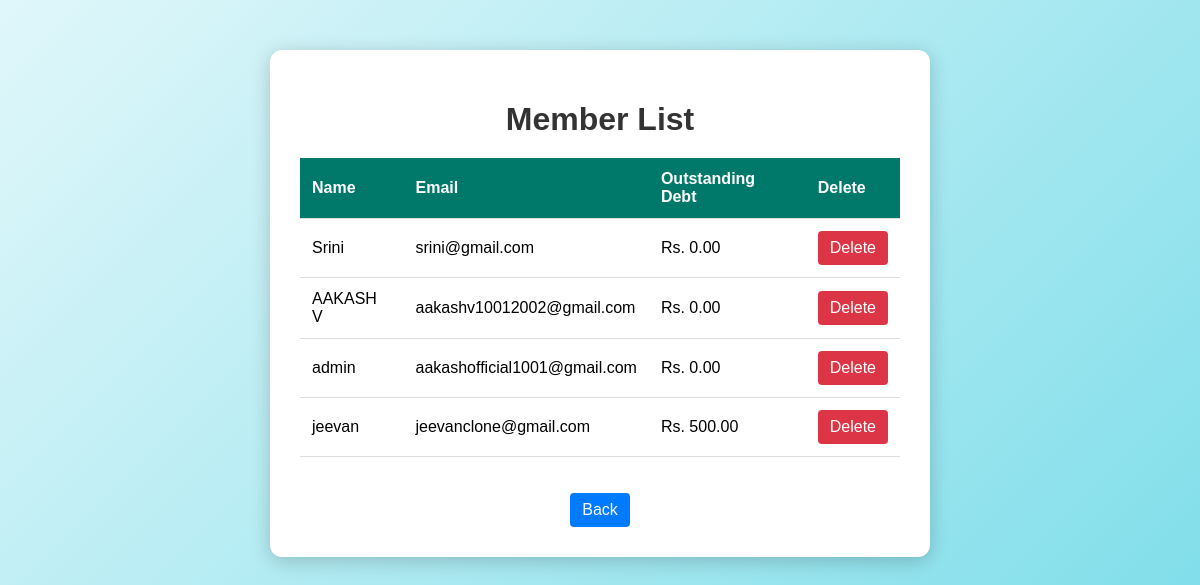
The page /members/ on the database its author committed.
### library/models.py (models this page shows, shortened)
class Member(models.Model):
    name = models.CharField(max_length=100)
    email = models.EmailField(unique=True)
    outstanding_debt = models.DecimalField(max_digits=5, decimal_places=2, default=0)

### library/views.py (the view)
# urls.py: path('members/', member_list, name='member_list'),
def member_list(request):
    members = Member.objects.all()
    return render(request, 'member_list.html', {'members': members})

### Frontend/templates/member_list.html (shortened to what this page needs)
<!DOCTYPE html>
<html lang="en">
<head>
</head>
<body>
    <div class="container">
        <h1>Member List</h1>
        {% if members %}
            <table>
                <thead>
                    <tr>
                        <th>Name</th>
                        <th>Email</th>
                        <th>Outstanding Debt</th>
                        <th>Delete</th>
                    </tr>
                </thead>
                <tbody>
                    {% for member in members %}
                        <tr>
                            <td>{{ member.name }}</td>
                            <td>{{ member.email }}</td>
                            <td>Rs. {{ member.outstanding_debt }}</td>
                            <td><a href="{% url 'delete_member' member.id %}" class="btn btn-delete">
                                Delete</a>
                            </td>
                        </tr>
                    {% endfor %}
                </tbody>
            </table>
            <br><br>
            <div class="button-container"><center>
                <a href="{% url 'book_list' %}" class="btn">
                    Back</a></center>
            </div>
        {% else %}
            <p>No members found.</p>
        {% endif %}
    </div>
</body>
</html>

### Frontend/templates/member_list.html (style rules this page uses)
body { font-family: Arial, sans-serif; background: linear-gradient(135deg, #e0f7fa, #80deea); margin: 0; padding: 0; }
.container { max-width: 600px; margin: 50px auto; padding: 30px; background-color: white; border-radius: 12px; box-shadow: 0 4px 20px rgba(0, 0, 0, 0.2); }
h1 { text-align: center; color: #333; margin-bottom: 20px; }
table { width: 100%; border-collapse: collapse; margin-top: 20px; }
thead { background-color: #00796b; color: white; }
th, td { padding: 12px; text-align: left; border-bottom: 1px solid #ddd; }
.btn { text-decoration: none; padding: 8px 12px; background-color: #007bff; color: white; border-radius: 4px; display: inline-block; transition: background-color 0.3s, transform 0.3s; }
.btn-delete { background-color: #dc3545; }

### rows shown on the page
Member: name "Srini", email "srini@gmail.com", outstanding_debt "0.00"
Member: name "AAKASH V", email "aakashv10012002@gmail.com", outstanding_debt "0.00"
Member: name "admin", email "aakashofficial1001@gmail.com", outstanding_debt "0.00"
Member: name "jeevan", email "jeevanclone@gmail.com", outstanding_debt "500.00"
